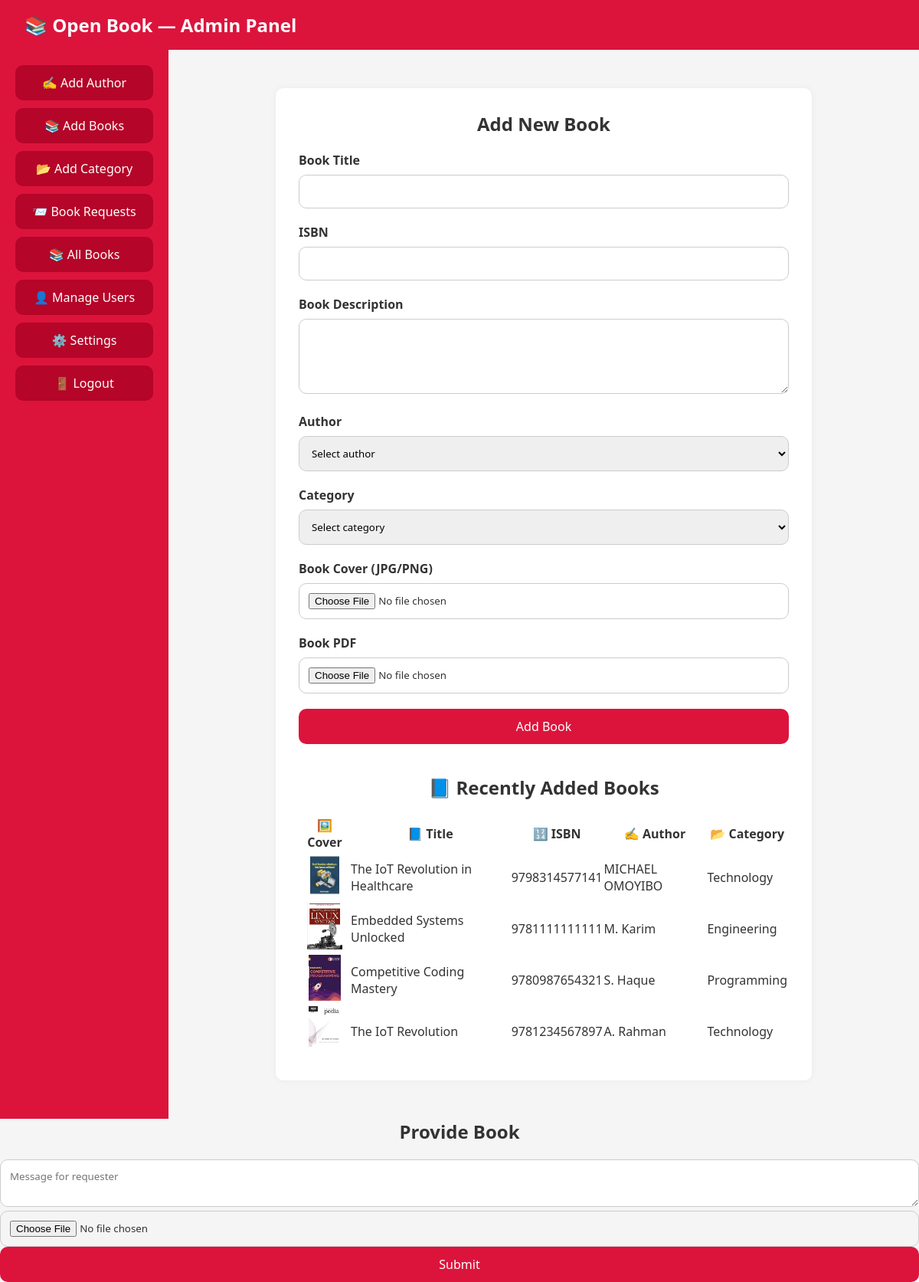
The page /respond.php (signed in) on the database its author committed.
### tables this page shows
CREATE TABLE `books` (
  `id` int(11) NOT NULL,
  `title` varchar(255) NOT NULL,
  `description` text DEFAULT NULL,
  `author_id` int(11) DEFAULT NULL,
  `category_id` int(11) DEFAULT NULL,
  `cover` varchar(255) DEFAULT NULL,
  `file` varchar(255) DEFAULT NULL,
  `created_at` timestamp NOT NULL DEFAULT current_timestamp(),
  `isbn` varchar(20) DEFAULT NULL,
  `isbn_raw` varchar(30) DEFAULT NULL
);

CREATE TABLE `authors` (
  `id` int(11) NOT NULL,
  `name` varchar(30) NOT NULL
);

CREATE TABLE `category` (
  `id` int(11) NOT NULL,
  `name` varchar(30) NOT NULL
);

### admin/add-books.php (the view, shortened to what this page needs)
<?php
include "db_conn.php";
?>
<!DOCTYPE html>
<html lang="en">
<head>
    <link rel="stylesheet" href="addbooks.css">
</head>
<body>
    <div class="navbar">📚 Open Book — Admin Panel</div>
    <div class="container">
        <aside class="sidebar">
            <ul>
                <li onclick="window.location.href='add-author.php'">✍️ Add Author</li>
                <li onclick="window.location.href='add-books.php'">📚 Add Books</li>
                <li onclick="window.location.href='add-category.php'">📂 Add Category</li>
                <li onclick="window.location.href='../index.php'">📨 Book Requests</li>
                <li onclick="window.location.href='../books.php'">📚 All Books</li>
                <li onclick="window.location.href='admin.php'">👤 Manage Users</li>
                <li onclick="window.location.href='settings.php'">⚙️ Settings</li>
                <li onclick="window.location.href='logout.php'">🚪 Logout</li>
            </ul>
        </aside>
        <div class="content">
            <div class="card">
                <h2>Add New Book</h2>
                <form method="post" enctype="multipart/form-data">
                    <div class="form-group">
                        <label for="book_title">Book Title</label>
                        <input type="text" id="book_title" name="book_title" required>
                    </div>
                    <div class="form-group">
                        <label for="book_isbn">ISBN</label>
                        <input type="text" id="book_isbn" name="book_isbn" required>
                    </div>
                    <div class="form-group">
                        <label for="book_description">Book Description</label>
                        <textarea id="book_description" name="book_description" rows="4" required></textarea>
                    </div>
                    <div class="form-group">
                        <label for="book_author">Author</label>
                        <select id="book_author" name="book_author" required>
                            <option value="">Select author</option>
                        </select>
                    </div>
                    <div class="form-group">
                        <label for="book_category">Category</label>
                        <select id="book_category" name="book_category" required>
                            <option value="">Select category</option>
                        </select>
                    </div>
                    <div class="form-group">
                        <label for="book_cover">Book Cover (JPG/PNG)</label>
                        <input type="file" id="book_cover" name="book_cover" accept="image/*" required>
                    </div>
                    <div class="form-group">
                        <label for="file">Book PDF</label>
                        <input type="file" id="file" name="file" accept="application/pdf" required>
                    </div>
                    <button type="submit">Add Book</button>
                </form>
                <h2 style="margin-top:40px;">📘 Recently Added Books</h2>
                <?php
                $bookQuery = "
                    SELECT books.title, books.isbn, books.cover, authors.name AS author_name, category.name AS category_name
                    FROM books
                    LEFT JOIN authors ON books.author_id = authors.id
                    LEFT JOIN category ON books.category_id = category.id
                    ORDER BY books.id DESC
                ";
                $bookResult = $conn->query($bookQuery);
                ?>
                <?php if ($bookResult->num_rows > 0): ?>
                    <table class="book-table">
                        <thead>
                            <tr>
                                <th>🖼️ Cover</th>
                                <th>📘 Title</th>
                                <th>🔢 ISBN</th>
                                <th>✍️ Author</th>
                                <th>📂 Category</th>
                            </tr>
                        </thead>
                        <tbody>
                            <?php while ($row = $bookResult->fetch_assoc()): ?>
                                <tr>
                                    <td style="text-align: center;">
                                        <?php if (file_exists($row['cover'])): ?>
                                            <img src="<?= $row['cover'] ?>" class="book-cover" style="height: 60px;">
                                        <?php else: ?>
                                            <span style="color:red;">Not found</span>
                                        <?php endif; ?>
                                    </td>
                                    <td><?= htmlspecialchars($row['title']) ?></td>
                                    <td><?= htmlspecialchars($row['isbn']) ?></td>
                                    <td><?= htmlspecialchars($row['author_name']) ?></td>
                                    <td><?= htmlspecialchars($row['category_name']) ?></td>
                                </tr>
                            <?php endwhile; ?>
                        </tbody>
                    </table>
                <?php else: ?>
                    <p>No books found yet.</p>
                <?php endif; ?>
            </div>
        </div>
    </div>
</body>
</html>

### admin/addbooks.css (style rules this page uses)
:root { --primary-color: #dc143c; --hover-color: rgb(181, 5, 40); --bg-color: #f5f5f5; --card-color: #ffffff; --text-color: #333; --border-radius: 10px; }
* { box-sizing: border-box; padding: 0; margin: 0; font-family: "Segoe UI", sans-serif; }
body { background-color: var(--bg-color); color: var(--text-color); }
.navbar { background-color: var(--primary-color); padding: 1rem 2rem; color: white; font-size: 1.5rem; font-weight: bold; }
.container { display: flex; min-height: 100vh; }
.sidebar { width: 220px; background-color: var(--primary-color); color: white; padding: 20px; }
.sidebar ul { list-style: none; }
.sidebar li { padding: 12px; margin-bottom: 10px; background-color: var(--hover-color); border-radius: var(--border-radius); cursor: pointer; text-align: center; transition: 0.3s ease; }
.content { flex: 1; padding: 0px; }
.card { background-color: var(--card-color); padding: 30px; border-radius: var(--border-radius); box-shadow: 0 0 10px rgba(0, 0, 0, 0.05); max-width: 700px; margin: 50px auto; width: 100%; }
h2 { text-align: center; margin-bottom: 20px; }
label { display: block; margin-bottom: 8px; font-weight: 600; }
.form-group { margin-bottom: 20px; }
input[type="text"], textarea, select, input[type="file"] { width: 100%; padding: 12px; border: 1px solid #ccc; border-radius: var(--border-radius); }
button { width: 100%; background-color: var(--primary-color); color: white; border: none; padding: 12px; border-radius: var(--border-radius); font-size: 16px; cursor: pointer; transition: background-color 0.3s ease; }

### rows shown on the page
books: cover (picture), title "The IoT Revolution in Healthcare", isbn "9798314577141", author.name "MICHAEL OMOYIBO", category.name "Technology"
books: cover (picture), title "Embedded Systems Unlocked", isbn "9781111111111", author.name "M. Karim", category.name "Engineering"
books: cover (picture), title "Competitive Coding Mastery", isbn "9780987654321", author.name "S. Haque", category.name "Programming"
books: cover (picture), title "The IoT Revolution", isbn "9781234567897", author.name "A. Rahman", category.name "Technology"
